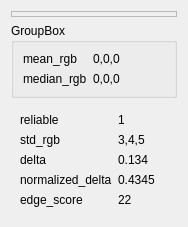
<?xml version="1.0" encoding="UTF-8"?>
<ui version="4.0">
 <class>Dialog</class>
 <widget class="QDialog" name="Dialog">
  <property name="geometry">
   <rect>
    <x>0</x>
    <y>0</y>
    <width>188</width>
    <height>227</height>
   </rect>
  </property>
  <property name="windowTitle">
   <string>Dialog</string>
  </property>
  <layout class="QVBoxLayout" name="verticalLayout_2">
   <item>
    <widget class="QFrame" name="frame">
     <property name="frameShape">
      <enum>QFrame::Shape::StyledPanel</enum>
     </property>
     <property name="frameShadow">
      <enum>QFrame::Shadow::Raised</enum>
     </property>
    </widget>
   </item>
   <item>
    <widget class="QGroupBox" name="groupBox">
     <property name="title">
      <string>GroupBox</string>
     </property>
     <layout class="QFormLayout" name="formLayout_2">
      <item row="0" column="0">
       <widget class="QLabel" name="label">
        <property name="text">
         <string>mean_rgb</string>
        </property>
       </widget>
      </item>
      <item row="0" column="1">
       <widget class="QLabel" name="label_2">
        <property name="text">
         <string>0,0,0</string>
        </property>
       </widget>
      </item>
      <item row="1" column="0">
       <widget class="QLabel" name="label_3">
        <property name="text">
         <string>median_rgb</string>
        </property>
       </widget>
      </item>
      <item row="1" column="1">
       <widget class="QLabel" name="label_4">
        <property name="text">
         <string>0,0,0</string>
        </property>
       </widget>
      </item>
     </layout>
    </widget>
   </item>
   <item>
    <widget class="QFrame" name="verticalFrame">
     <layout class="QFormLayout" name="formLayout">
      <item row="1" column="0">
       <widget class="QLabel" name="label_5">
        <property name="text">
         <string>std_rgb</string>
        </property>
       </widget>
      </item>
      <item row="1" column="1">
       <widget class="QLabel" name="label_6">
        <property name="text">
         <string>3,4,5</string>
        </property>
       </widget>
      </item>
      <item row="2" column="0">
       <widget class="QLabel" name="label_7">
        <property name="text">
         <string>delta</string>
        </property>
       </widget>
      </item>
      <item row="2" column="1">
       <widget class="QLabel" name="label_8">
        <property name="text">
         <string>0.134</string>
        </property>
       </widget>
      </item>
      <item row="3" column="0">
       <widget class="QLabel" name="label_9">
        <property name="text">
         <string>normalized_delta</string>
        </property>
       </widget>
      </item>
      <item row="3" column="1">
       <widget class="QLabel" name="label_10">
        <property name="text">
         <string>0.4345</string>
        </property>
       </widget>
      </item>
      <item row="0" column="0">
       <widget class="QLabel" name="label_11">
        <property name="text">
         <string>reliable</string>
        </property>
       </widget>
      </item>
      <item row="0" column="1">
       <widget class="QLabel" name="label_12">
        <property name="text">
         <string>1</string>
        </property>
       </widget>
      </item>
      <item row="4" column="0">
       <widget class="QLabel" name="label_13">
        <property name="text">
         <string>edge_score</string>
        </property>
       </widget>
      </item>
      <item row="4" column="1">
       <widget class="QLabel" name="label_14">
        <property name="text">
         <string>22</string>
        </property>
       </widget>
      </item>
     </layout>
    </widget>
   </item>
  </layout>
 </widget>
 <resources/>
 <connections/>
</ui>
